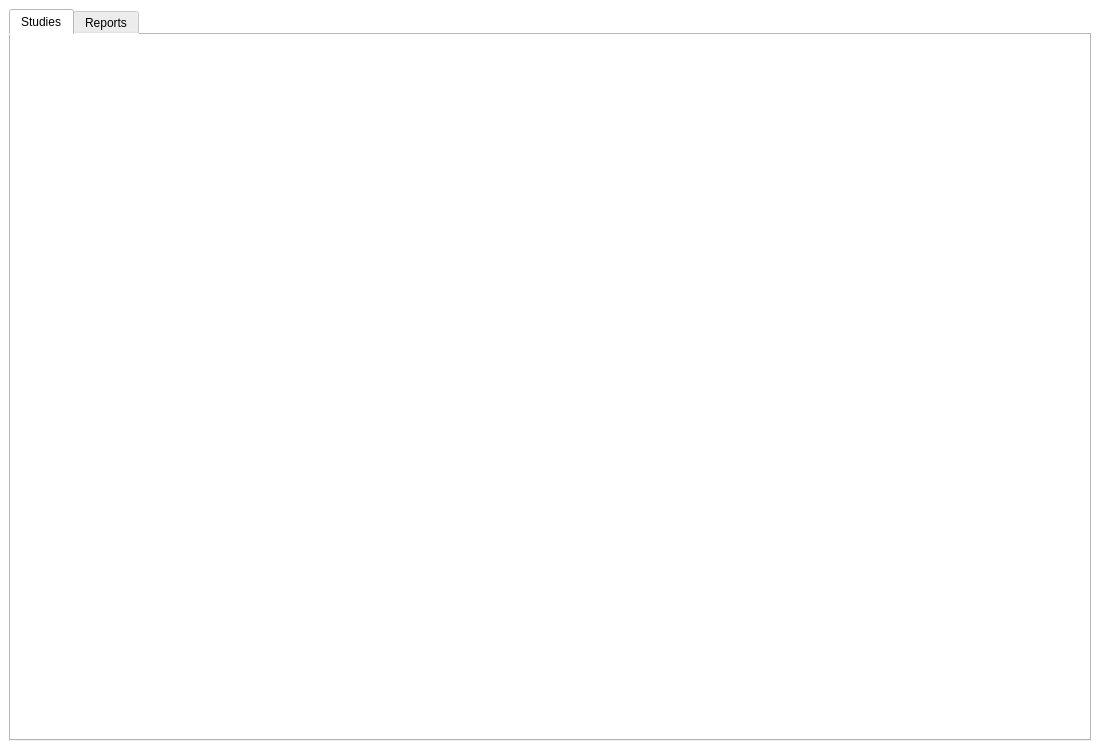
<?xml version="1.0" encoding="UTF-8"?>
<ui version="4.0">
 <class>MainWindow</class>
 <widget class="QMainWindow" name="MainWindow">
  <property name="geometry">
   <rect>
    <x>0</x>
    <y>0</y>
    <width>1100</width>
    <height>750</height>
   </rect>
  </property>
  <property name="minimumSize">
   <size>
    <width>1100</width>
    <height>750</height>
   </size>
  </property>
  <property name="windowTitle">
   <string>iOSA - Main Page</string>
  </property>
  <property name="windowIcon">
   <iconset>
    <normaloff>bin/icons/WindowLogo.png</normaloff>bin/icons/WindowLogo.png</iconset>
  </property>
  <property name="styleSheet">
   <string notr="true"/>
  </property>
  <widget class="QWidget" name="centralwidget">
   <property name="styleSheet">
    <string notr="true">background-color: rgb(255, 255, 255);</string>
   </property>
   <layout class="QVBoxLayout" name="verticalLayout">
    <item>
     <widget class="QTabWidget" name="tabWidget">
      <property name="currentIndex">
       <number>0</number>
      </property>
      <widget class="QWidget" name="studies">
       <attribute name="title">
        <string>Studies</string>
       </attribute>
       <layout class="QVBoxLayout" name="verticalLayout_2">
        <item>
         <layout class="QGridLayout" name="gridLayout_2">
          <item row="0" column="0">
           <widget class="QStackedWidget" name="main_stack_widget"/>
          </item>
         </layout>
        </item>
       </layout>
      </widget>
      <widget class="QWidget" name="reports">
       <attribute name="title">
        <string>Reports</string>
       </attribute>
       <layout class="QVBoxLayout" name="verticalLayout_8">
        <item>
         <widget class="QFrame" name="mainFrame">
          <property name="styleSheet">
           <string notr="true">QFrame {
	background-color: rgb(255, 255, 255);
}
QLineEdit {
	background-color: rgb(255, 255, 255);
	border-width: 2px;
	border-style: solid;
	border-color: none;
	border-bottom-color: rgb(192, 192, 192);
	border-radius: 15px;
}
QLineEdit:hover {
	border-bottom-color: rgb(140, 140, 140);
}
QPushButton {
	padding: 5px;
	border-width: 2px;
	border-style: solid;
	border-color: rgb(11, 173, 226);
	background-color: rgb(13, 195, 255);
	border-radius: 12px;
}

QPushButton:hover {
	background-color: rgb(11, 173, 226);
}

QPushButton:pressed {
	border-color: (9, 146, 191);
	background-color:rgb(9, 146, 191);
}

/*----------*/

QComboBox 
{
    border: 2px solid;
    background: rgb(255, 255, 255);
	border-color:  rgb(192, 192, 192);
}
</string>
          </property>
          <property name="frameShape">
           <enum>QFrame::StyledPanel</enum>
          </property>
          <property name="frameShadow">
           <enum>QFrame::Raised</enum>
          </property>
          <layout class="QVBoxLayout" name="verticalLayout_3">
           <item>
            <layout class="QGridLayout" name="gridLayout">
             <item row="4" column="0">
              <spacer name="verticalSpacer">
               <property name="orientation">
                <enum>Qt::Vertical</enum>
               </property>
               <property name="sizeHint" stdset="0">
                <size>
                 <width>20</width>
                 <height>40</height>
                </size>
               </property>
              </spacer>
             </item>
             <item row="8" column="0">
              <spacer name="verticalSpacer_6">
               <property name="orientation">
                <enum>Qt::Vertical</enum>
               </property>
               <property name="sizeHint" stdset="0">
                <size>
                 <width>20</width>
                 <height>40</height>
                </size>
               </property>
              </spacer>
             </item>
             <item row="13" column="0">
              <spacer name="horizontalSpacer_14">
               <property name="orientation">
                <enum>Qt::Horizontal</enum>
               </property>
               <property name="sizeHint" stdset="0">
                <size>
                 <width>40</width>
                 <height>20</height>
                </size>
               </property>
              </spacer>
             </item>
             <item row="0" column="9">
              <spacer name="horizontalSpacer">
               <property name="orientation">
                <enum>Qt::Horizontal</enum>
               </property>
               <property name="sizeHint" stdset="0">
                <size>
                 <width>40</width>
                 <height>20</height>
                </size>
               </property>
              </spacer>
             </item>
             <item row="0" column="7">
              <spacer name="horizontalSpacer_6">
               <property name="orientation">
                <enum>Qt::Horizontal</enum>
               </property>
               <property name="sizeHint" stdset="0">
                <size>
                 <width>40</width>
                 <height>20</height>
                </size>
               </property>
              </spacer>
             </item>
             <item row="13" column="1">
              <spacer name="horizontalSpacer_15">
               <property name="orientation">
                <enum>Qt::Horizontal</enum>
               </property>
               <property name="sizeHint" stdset="0">
                <size>
                 <width>40</width>
                 <height>20</height>
                </size>
               </property>
              </spacer>
             </item>
             <item row="13" column="6">
              <spacer name="horizontalSpacer_20">
               <property name="orientation">
                <enum>Qt::Horizontal</enum>
               </property>
               <property name="sizeHint" stdset="0">
                <size>
                 <width>40</width>
                 <height>20</height>
                </size>
               </property>
              </spacer>
             </item>
             <item row="0" column="2">
              <spacer name="horizontalSpacer_11">
               <property name="orientation">
                <enum>Qt::Horizontal</enum>
               </property>
               <property name="sizeHint" stdset="0">
                <size>
                 <width>40</width>
                 <height>20</height>
                </size>
               </property>
              </spacer>
             </item>
             <item row="13" column="8">
              <spacer name="horizontalSpacer_22">
               <property name="orientation">
                <enum>Qt::Horizontal</enum>
               </property>
               <property name="sizeHint" stdset="0">
                <size>
                 <width>40</width>
                 <height>20</height>
                </size>
               </property>
              </spacer>
             </item>
             <item row="4" column="4" rowspan="4" colspan="2">
              <widget class="QFrame" name="frame_2">
               <property name="styleSheet">
                <string notr="true">QFrame {
	border-width: 4;
	border-style: solid;
	border-color: rgb(53, 124, 255);
}

QLabel {
	border: none;
	font-size: 20px;
}</string>
               </property>
               <property name="frameShape">
                <enum>QFrame::StyledPanel</enum>
               </property>
               <property name="frameShadow">
                <enum>QFrame::Raised</enum>
               </property>
               <layout class="QVBoxLayout" name="verticalLayout_7">
                <item>
                 <layout class="QGridLayout" name="gridLayout_4">
                  <item row="1" column="0" alignment="Qt::AlignHCenter">
                   <widget class="QLabel" name="label_5">
                    <property name="text">
                     <string/>
                    </property>
                    <property name="pixmap">
                     <pixmap>../bin/icons/csv_file_logo.png</pixmap>
                    </property>
                   </widget>
                  </item>
                  <item row="3" column="0">
                   <widget class="QPushButton" name="patient_clinic_data_button">
                    <property name="text">
                     <string>Export CSV</string>
                    </property>
                   </widget>
                  </item>
                  <item row="2" column="0">
                   <spacer name="horizontalSpacer_3">
                    <property name="orientation">
                     <enum>Qt::Horizontal</enum>
                    </property>
                    <property name="sizeHint" stdset="0">
                     <size>
                      <width>40</width>
                      <height>20</height>
                     </size>
                    </property>
                   </spacer>
                  </item>
                  <item row="0" column="0" alignment="Qt::AlignHCenter">
                   <widget class="QLabel" name="label_6">
                    <property name="text">
                     <string>Clinic Data</string>
                    </property>
                    <property name="alignment">
                     <set>Qt::AlignCenter</set>
                    </property>
                   </widget>
                  </item>
                 </layout>
                </item>
               </layout>
              </widget>
             </item>
             <item row="13" column="7">
              <spacer name="horizontalSpacer_21">
               <property name="orientation">
                <enum>Qt::Horizontal</enum>
               </property>
               <property name="sizeHint" stdset="0">
                <size>
                 <width>40</width>
                 <height>20</height>
                </size>
               </property>
              </spacer>
             </item>
             <item row="13" column="3">
              <spacer name="horizontalSpacer_17">
               <property name="orientation">
                <enum>Qt::Horizontal</enum>
               </property>
               <property name="sizeHint" stdset="0">
                <size>
                 <width>40</width>
                 <height>20</height>
                </size>
               </property>
              </spacer>
             </item>
             <item row="3" column="0">
              <spacer name="verticalSpacer_23">
               <property name="orientation">
                <enum>Qt::Vertical</enum>
               </property>
               <property name="sizeHint" stdset="0">
                <size>
                 <width>20</width>
                 <height>40</height>
                </size>
               </property>
              </spacer>
             </item>
             <item row="0" column="5">
              <spacer name="horizontalSpacer_8">
               <property name="orientation">
                <enum>Qt::Horizontal</enum>
               </property>
               <property name="sizeHint" stdset="0">
                <size>
                 <width>40</width>
                 <height>20</height>
                </size>
               </property>
              </spacer>
             </item>
             <item row="13" column="4">
              <spacer name="horizontalSpacer_18">
               <property name="orientation">
                <enum>Qt::Horizontal</enum>
               </property>
               <property name="sizeHint" stdset="0">
                <size>
                 <width>40</width>
                 <height>20</height>
                </size>
               </property>
              </spacer>
             </item>
             <item row="0" column="4">
              <spacer name="horizontalSpacer_9">
               <property name="orientation">
                <enum>Qt::Horizontal</enum>
               </property>
               <property name="sizeHint" stdset="0">
                <size>
                 <width>40</width>
                 <height>20</height>
                </size>
               </property>
              </spacer>
             </item>
             <item row="2" column="0">
              <spacer name="verticalSpacer_24">
               <property name="orientation">
                <enum>Qt::Vertical</enum>
               </property>
               <property name="sizeHint" stdset="0">
                <size>
                 <width>20</width>
                 <height>40</height>
                </size>
               </property>
              </spacer>
             </item>
             <item row="6" column="0">
              <spacer name="verticalSpacer_4">
               <property name="orientation">
                <enum>Qt::Vertical</enum>
               </property>
               <property name="sizeHint" stdset="0">
                <size>
                 <width>20</width>
                 <height>40</height>
                </size>
               </property>
              </spacer>
             </item>
             <item row="0" column="1">
              <spacer name="horizontalSpacer_12">
               <property name="orientation">
                <enum>Qt::Horizontal</enum>
               </property>
               <property name="sizeHint" stdset="0">
                <size>
                 <width>40</width>
                 <height>20</height>
                </size>
               </property>
              </spacer>
             </item>
             <item row="13" column="2">
              <spacer name="horizontalSpacer_16">
               <property name="orientation">
                <enum>Qt::Horizontal</enum>
               </property>
               <property name="sizeHint" stdset="0">
                <size>
                 <width>40</width>
                 <height>20</height>
                </size>
               </property>
              </spacer>
             </item>
             <item row="0" column="0">
              <spacer name="horizontalSpacer_13">
               <property name="orientation">
                <enum>Qt::Horizontal</enum>
               </property>
               <property name="sizeHint" stdset="0">
                <size>
                 <width>40</width>
                 <height>20</height>
                </size>
               </property>
              </spacer>
             </item>
             <item row="13" column="9">
              <spacer name="horizontalSpacer_26">
               <property name="orientation">
                <enum>Qt::Horizontal</enum>
               </property>
               <property name="sizeHint" stdset="0">
                <size>
                 <width>40</width>
                 <height>20</height>
                </size>
               </property>
              </spacer>
             </item>
             <item row="11" column="0">
              <spacer name="verticalSpacer_9">
               <property name="orientation">
                <enum>Qt::Vertical</enum>
               </property>
               <property name="sizeHint" stdset="0">
                <size>
                 <width>20</width>
                 <height>40</height>
                </size>
               </property>
              </spacer>
             </item>
             <item row="7" column="0">
              <spacer name="verticalSpacer_5">
               <property name="orientation">
                <enum>Qt::Vertical</enum>
               </property>
               <property name="sizeHint" stdset="0">
                <size>
                 <width>20</width>
                 <height>40</height>
                </size>
               </property>
              </spacer>
             </item>
             <item row="13" column="5">
              <spacer name="horizontalSpacer_19">
               <property name="orientation">
                <enum>Qt::Horizontal</enum>
               </property>
               <property name="sizeHint" stdset="0">
                <size>
                 <width>40</width>
                 <height>20</height>
                </size>
               </property>
              </spacer>
             </item>
             <item row="4" column="1" rowspan="4" colspan="2">
              <widget class="QFrame" name="frame">
               <property name="styleSheet">
                <string notr="true">QFrame {
	border-width: 4;
	border-style: solid;
	border-color: rgb(53, 124, 255);
}

QLabel {
	border: none;
	font-size: 20px;
}</string>
               </property>
               <property name="frameShape">
                <enum>QFrame::StyledPanel</enum>
               </property>
               <property name="frameShadow">
                <enum>QFrame::Raised</enum>
               </property>
               <layout class="QVBoxLayout" name="verticalLayout_4">
                <item>
                 <layout class="QGridLayout" name="gridLayout_3">
                  <item row="0" column="0" alignment="Qt::AlignHCenter|Qt::AlignVCenter">
                   <widget class="QLabel" name="label_2">
                    <property name="text">
                     <string>Complete Report</string>
                    </property>
                    <property name="alignment">
                     <set>Qt::AlignCenter</set>
                    </property>
                   </widget>
                  </item>
                  <item row="3" column="0">
                   <widget class="QPushButton" name="full_patiente_report_button">
                    <property name="text">
                     <string>Export Excel</string>
                    </property>
                   </widget>
                  </item>
                  <item row="1" column="0" alignment="Qt::AlignHCenter">
                   <widget class="QLabel" name="label">
                    <property name="text">
                     <string/>
                    </property>
                    <property name="pixmap">
                     <pixmap>../bin/icons/excel_file_logo.png</pixmap>
                    </property>
                   </widget>
                  </item>
                  <item row="2" column="0">
                   <spacer name="horizontalSpacer_2">
                    <property name="orientation">
                     <enum>Qt::Horizontal</enum>
                    </property>
                    <property name="sizeHint" stdset="0">
                     <size>
                      <width>40</width>
                      <height>20</height>
                     </size>
                    </property>
                   </spacer>
                  </item>
                 </layout>
                </item>
               </layout>
              </widget>
             </item>
             <item row="0" column="8">
              <spacer name="horizontalSpacer_5">
               <property name="orientation">
                <enum>Qt::Horizontal</enum>
               </property>
               <property name="sizeHint" stdset="0">
                <size>
                 <width>40</width>
                 <height>20</height>
                </size>
               </property>
              </spacer>
             </item>
             <item row="9" column="4" rowspan="4" colspan="2">
              <widget class="QFrame" name="frame_4">
               <property name="styleSheet">
                <string notr="true">QFrame {
	border-width: 4;
	border-style: solid;
	border-color: rgb(53, 124, 255);
}

QLabel {
	border: none;
	font-size: 20px;
}</string>
               </property>
               <property name="frameShape">
                <enum>QFrame::StyledPanel</enum>
               </property>
               <property name="frameShadow">
                <enum>QFrame::Raised</enum>
               </property>
               <layout class="QVBoxLayout" name="verticalLayout_6">
                <item>
                 <layout class="QGridLayout" name="gridLayout_6">
                  <item row="1" column="0" alignment="Qt::AlignHCenter">
                   <widget class="QLabel" name="label_3">
                    <property name="text">
                     <string/>
                    </property>
                    <property name="pixmap">
                     <pixmap>../bin/icons/csv_file_logo.png</pixmap>
                    </property>
                   </widget>
                  </item>
                  <item row="2" column="0">
                   <spacer name="horizontalSpacer_23">
                    <property name="orientation">
                     <enum>Qt::Horizontal</enum>
                    </property>
                    <property name="sizeHint" stdset="0">
                     <size>
                      <width>40</width>
                      <height>20</height>
                     </size>
                    </property>
                   </spacer>
                  </item>
                  <item row="3" column="0">
                   <widget class="QPushButton" name="patient_images_points_button">
                    <property name="text">
                     <string>Export CSV</string>
                    </property>
                   </widget>
                  </item>
                  <item row="0" column="0" alignment="Qt::AlignHCenter">
                   <widget class="QLabel" name="label_4">
                    <property name="text">
                     <string>Images
Landmarks</string>
                    </property>
                    <property name="alignment">
                     <set>Qt::AlignCenter</set>
                    </property>
                   </widget>
                  </item>
                 </layout>
                </item>
               </layout>
              </widget>
             </item>
             <item row="0" column="3">
              <spacer name="horizontalSpacer_10">
               <property name="orientation">
                <enum>Qt::Horizontal</enum>
               </property>
               <property name="sizeHint" stdset="0">
                <size>
                 <width>40</width>
                 <height>20</height>
                </size>
               </property>
              </spacer>
             </item>
             <item row="4" column="7" rowspan="4" colspan="2">
              <widget class="QFrame" name="frame_3">
               <property name="styleSheet">
                <string notr="true">QFrame {
	border-width: 4;
	border-style: solid;
	border-color: rgb(53, 124, 255);
}

QLabel {
	border: none;
	font-size: 20px;
}</string>
               </property>
               <property name="frameShape">
                <enum>QFrame::StyledPanel</enum>
               </property>
               <property name="frameShadow">
                <enum>QFrame::Raised</enum>
               </property>
               <layout class="QVBoxLayout" name="verticalLayout_5">
                <item>
                 <layout class="QGridLayout" name="gridLayout_5">
                  <item row="2" column="0">
                   <spacer name="horizontalSpacer_4">
                    <property name="orientation">
                     <enum>Qt::Horizontal</enum>
                    </property>
                    <property name="sizeHint" stdset="0">
                     <size>
                      <width>40</width>
                      <height>20</height>
                     </size>
                    </property>
                   </spacer>
                  </item>
                  <item row="1" column="0" alignment="Qt::AlignHCenter">
                   <widget class="QLabel" name="label_7">
                    <property name="text">
                     <string/>
                    </property>
                    <property name="pixmap">
                     <pixmap>../bin/icons/csv_file_logo.png</pixmap>
                    </property>
                   </widget>
                  </item>
                  <item row="3" column="0">
                   <widget class="QPushButton" name="multimedia_reference_button">
                    <property name="text">
                     <string>Export CSV</string>
                    </property>
                   </widget>
                  </item>
                  <item row="0" column="0">
                   <widget class="QLabel" name="label_8">
                    <property name="text">
                     <string>Multimedia Resources
Path</string>
                    </property>
                    <property name="alignment">
                     <set>Qt::AlignCenter</set>
                    </property>
                   </widget>
                  </item>
                 </layout>
                </item>
               </layout>
              </widget>
             </item>
             <item row="12" column="0">
              <spacer name="verticalSpacer_10">
               <property name="orientation">
                <enum>Qt::Vertical</enum>
               </property>
               <property name="sizeHint" stdset="0">
                <size>
                 <width>20</width>
                 <height>40</height>
                </size>
               </property>
              </spacer>
             </item>
             <item row="10" column="0">
              <spacer name="verticalSpacer_8">
               <property name="orientation">
                <enum>Qt::Vertical</enum>
               </property>
               <property name="sizeHint" stdset="0">
                <size>
                 <width>20</width>
                 <height>40</height>
                </size>
               </property>
              </spacer>
             </item>
             <item row="9" column="0">
              <spacer name="verticalSpacer_7">
               <property name="orientation">
                <enum>Qt::Vertical</enum>
               </property>
               <property name="sizeHint" stdset="0">
                <size>
                 <width>20</width>
                 <height>40</height>
                </size>
               </property>
              </spacer>
             </item>
             <item row="0" column="6">
              <spacer name="horizontalSpacer_7">
               <property name="orientation">
                <enum>Qt::Horizontal</enum>
               </property>
               <property name="sizeHint" stdset="0">
                <size>
                 <width>40</width>
                 <height>20</height>
                </size>
               </property>
              </spacer>
             </item>
             <item row="5" column="0">
              <spacer name="verticalSpacer_3">
               <property name="orientation">
                <enum>Qt::Vertical</enum>
               </property>
               <property name="sizeHint" stdset="0">
                <size>
                 <width>20</width>
                 <height>40</height>
                </size>
               </property>
              </spacer>
             </item>
             <item row="1" column="0">
              <spacer name="verticalSpacer_25">
               <property name="orientation">
                <enum>Qt::Vertical</enum>
               </property>
               <property name="sizeHint" stdset="0">
                <size>
                 <width>20</width>
                 <height>40</height>
                </size>
               </property>
              </spacer>
             </item>
             <item row="1" column="9" rowspan="12">
              <spacer name="verticalSpacer_2">
               <property name="orientation">
                <enum>Qt::Vertical</enum>
               </property>
               <property name="sizeHint" stdset="0">
                <size>
                 <width>20</width>
                 <height>40</height>
                </size>
               </property>
              </spacer>
             </item>
             <item row="1" column="2" rowspan="2" colspan="6">
              <widget class="QFrame" name="frame_5">
               <property name="styleSheet">
                <string notr="true">QFrame {
	border-width: 4;
	border-style: solid;
	border-color: rgb(255, 255, 255);
	border-left-color: rgb(53, 124, 255);
	border-top-color: rgb(53, 124, 255);
}</string>
               </property>
               <property name="frameShape">
                <enum>QFrame::StyledPanel</enum>
               </property>
               <property name="frameShadow">
                <enum>QFrame::Raised</enum>
               </property>
               <layout class="QVBoxLayout" name="verticalLayout_11">
                <item alignment="Qt::AlignHCenter">
                 <widget class="QLabel" name="label_9">
                  <property name="styleSheet">
                   <string notr="true">QFrame {
	border-width: 4;
	border-style: solid;
	border-color: rgb(255, 255, 255);
}
QLabel {
	font-size: 35px;
}
</string>
                  </property>
                  <property name="text">
                   <string>Generate Reports</string>
                  </property>
                 </widget>
                </item>
               </layout>
              </widget>
             </item>
            </layout>
           </item>
          </layout>
         </widget>
        </item>
       </layout>
      </widget>
     </widget>
    </item>
   </layout>
  </widget>
 </widget>
 <tabstops>
  <tabstop>tabWidget</tabstop>
  <tabstop>full_patiente_report_button</tabstop>
  <tabstop>patient_images_points_button</tabstop>
  <tabstop>multimedia_reference_button</tabstop>
  <tabstop>patient_clinic_data_button</tabstop>
 </tabstops>
 <resources>
  <include location="../bin/icons/icons.qrc"/>
 </resources>
 <connections/>
</ui>
